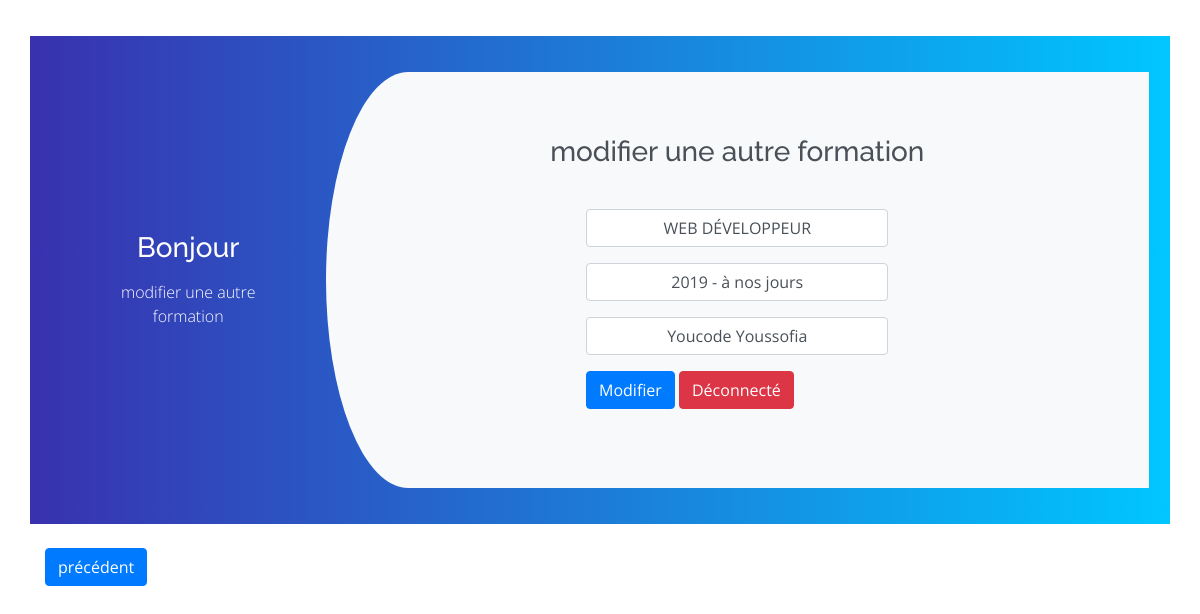
/modif/formation/modification.php?edit_dc=1 (signed in), run on the app's committed database.
### tables this page shows
CREATE TABLE `form` (
  `id` int(20) NOT NULL,
  `specialiste` varchar(50) NOT NULL,
  `anne` varchar(50) NOT NULL,
  `ecole` varchar(50) NOT NULL
);

### modif/formation/modification.php (the view, shortened to what this page needs)
<?php
include("../../interdit.php");
if (isset($_GET['edit_dc'])) {
  $id_modif = $_SESSION['id_modif'];
}
$query_form = "SELECT * FROM form WHERE id = '$id_modif' ";
$result = mysqli_query($con,$query_form);
$row1 = mysqli_fetch_assoc($result);
?>
<!DOCTYPE html>
<html lang="en">
<head>
  <link href="../../assets/vendor/bootstrap/css/bootstrap.min.css" rel="stylesheet">
  <link href="../../assets/vendor/icofont/icofont.min.css" rel="stylesheet">
  <link href="../../assets/vendor/boxicons/css/boxicons.min.css" rel="stylesheet">
  <link href="../../assets/vendor/venobox/venobox.css" rel="stylesheet">
  <link href="../../assets/vendor/owl.carousel/assets/owl.carousel.min.css" rel="stylesheet">
  <link href="../../assets/vendor/aos/aos.css" rel="stylesheet">
  <link href="../../assets/css/style.css" rel="stylesheet">
  <link href="../../assets/css/style2.css" rel="stylesheet">
</head>
<body>
  <div class="container register">
    <div class="row d-flex align-items-center">
      <div class="col-md-3 register-left">
        <h3>Bonjour</h3>
        <p>modifier une autre formation</p>
      </div>
      <div class="col-md-9 register-right">
        <div class="tab-content" id="myTabContent">
          <div class="tab-pane fade show active" id="home" role="tabpanel" aria-labelledby="home-tab">
            <h3 class="register-heading">modifier une autre formation</h3>
            <div class="row register-form d-flex justify-content-center">
              <div class="col-md-6 ">
                <form action="" method="post">
                  <div class="form-group">
                    <input type="text" class="form-control text-center" name="specialiste" placeholder="année de travail *" value="<?=$row1['specialiste'];?>" />
                  </div>
                  <div class="form-group">
                    <input type="text" class="form-control text-center" name="anne" placeholder="post *" value="<?=$row1['anne'];?>" />
                  </div>
                  <div class="form-group">
                    <input type="text" class="form-control text-center" name="ecole" placeholder="1ér experience *" value="<?=$row1['ecole'];?>" />
                  </div>
                  <div>
                    <button class="btn btn-primary" type="submit" name="Modifier">Modifier</button>
                    <button class="btn btn-danger" type="submit" name="Déconnecté">Déconnecté</button>
                  </div>
                </form>
              </div>
            </div>
          </div>
        </div>
      </div>
    </div>
  </div>
      <div class="py-4 container">
        <form action="" method="POST">
            <button class="btn btn-primary" type=submit name="precedent">précédent</button>
        </form>
      </div>
</body>
</html>

### assets/css/style.css (style rules this page uses)
body { font-family: "Open Sans", sans-serif; color: #272829; }
h1, h2, h3, h4, h5, h6 { font-family: "Raleway", sans-serif; }

### assets/css/style2.css (style rules this page uses)
.register { background: -webkit-linear-gradient(left, #3931af, #00c6ff); margin-top: 3%; padding: 3%; }
.register-left { text-align: center; color: #fff; margin-top: 4%; }
.register-right { background: #f8f9fa; border-top-left-radius: 10% 50%; border-bottom-left-radius: 10% 50%; }
.register-left p { font-weight: lighter; padding: 12%; margin-top: -9%; }
.register .register-form { padding: 10%; margin-top: 10%; }
.register-heading { text-align: center; margin-top: 8%; margin-bottom: -15%; color: #495057; }

### data on the page
form: specialiste "WEB DÉVELOPPEUR", anne "2019 - à nos jours", ecole "Youcode Youssofia"
